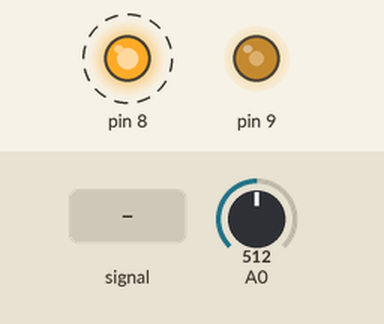
The sketch below on a simulated Arduino Uno, built with avr-gcc and run on an emulated ATmega328P. Shown: output pins drawn as LEDs (lit = HIGH). Dashed ring = blinking. The inputs (shaded band) are chosen by the test bench; at power-on: A0 = 512. What the sketch prints to the serial monitor is not drawn.

Above: at 1.27 s.
1.3 s: A0 set to 0
At 2.0 s:
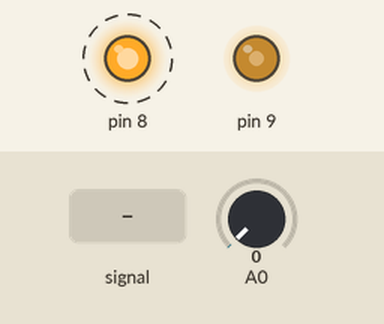
4.3 s: A0 set to 122
At 4.6 s:
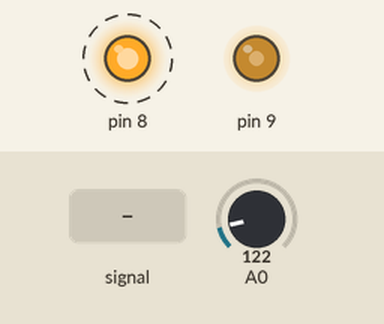
7.3 s: A0 fed a 200 Hz sine of ±81 counts around its level
Timing chart, 0 to 16.3 s (numbered marks = the images above; inputs shaded):
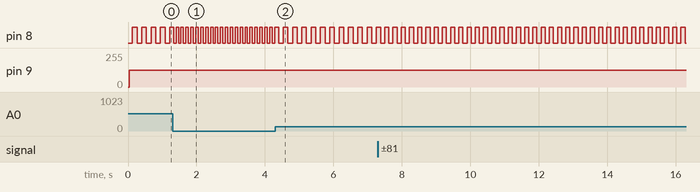

Measured:
- after the input at 1.3 s, pin 8: alternates HIGH for 0.07 s and LOW for 0.07 s, starting after 0.10 s
- after the input at 4.3 s, pin 8: alternates HIGH for 0.14 s and LOW for 0.14 s, starting after 0.10 s
- by itself, pin 8: alternates HIGH for 0.14 s and LOW for 0.14 s

The sketch:

touche_arduino.ino
```cpp
//Cleaned Version of the original sketch you can foud here:
//https://github.com/Illutron/AdvancedTouchSensing


// Touche
#define SET(x,y) (x |=(1<<y))				//-Bit set/clear macros
#define CLR(x,y) (x &= (~(1<<y)))       		// |
#define CHK(x,y) (x & (1<<y))           		// |
#define TOG(x,y) (x^=(1<<y))            		//-+
#define N 400  //How many frequencies

float results[N];            //-Filtered result buffer
float freq[N];            //-Filtered result buffer
int sizeOfArray = N;
int values[2][N];
int filteredValues[N];

boolean request = false;

void setup()
{
  pinMode(12, INPUT);
  Serial.begin(115200);
  Serial.flush();
}


void loop()
{

  while( Serial.available() > 0 ){
    byte c = Serial.read();
    request = true;
  }
  uint8_t val;

// TOUCHE
  int counter = 0;

  TCCR1A = 0b10000010;        //-Set up frequency generator
  TCCR1B = 0b00011001;        //-+
  ICR1 = 110;
  OCR1A = 55;

  pinMode(7, INPUT);        //put wrong connection into Hi-Z
  pinMode(8, OUTPUT);        //-Signal generator pin
  pinMode(9, OUTPUT);        //-Sync (test) pin

  for (unsigned int d = 0; d < N; d++)
  {
    int v = analogRead(0);    //-Read response signal
    CLR(TCCR1B, 0);           //-Stop generator
    TCNT1 = 0;                //-Reload new frequency
    ICR1 = d;                 // |
    OCR1A = d/2;              //-+
    SET(TCCR1B, 0);           //-Restart generator


    Serial.print(v);
    Serial.print(";");


  }

  Serial.print("\n");        //String Terminator

TOG(PORTB, 0);            //-Toggle pin 9 after each sweep (good for scope)
}
```
